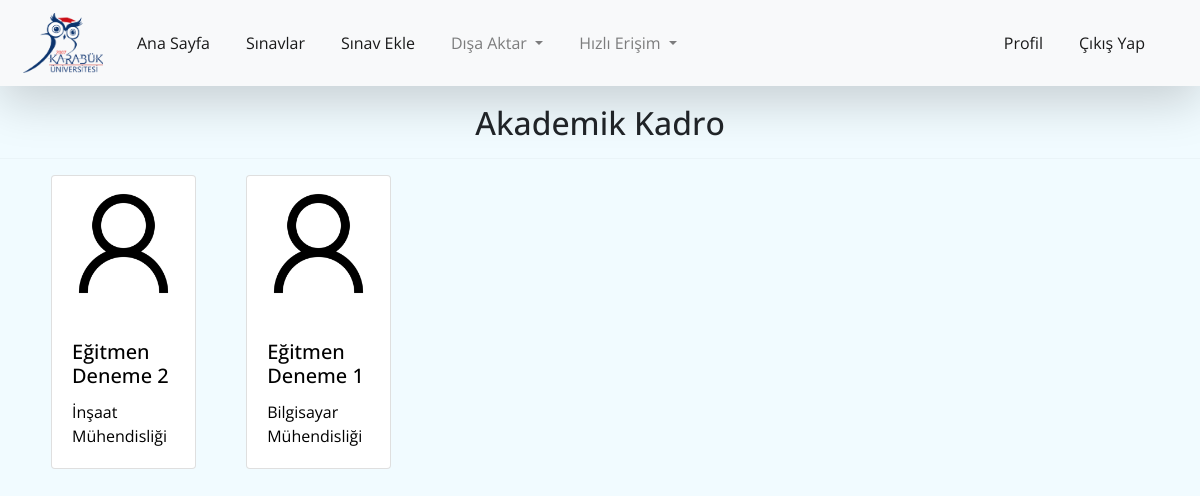
The app's page /profiles (signed in) with its own data.
### instructor/models.py (models this page shows, shortened)
class Instructor(AbstractBaseUser):
    email = models.EmailField(verbose_name="email", max_length=90, unique=True)
    first_name = models.CharField(verbose_name="first name", max_length=200)
    last_name = models.CharField(verbose_name="last name", max_length=200)
    department = models.ForeignKey("university.Department", on_delete=models.SET_NULL,
                                   null=True, default="", blank=True, verbose_name="department")
    phone = models.CharField(verbose_name="phone", max_length=20)
    date_joined = models.DateTimeField(
        verbose_name="date joined", auto_now_add=True)
    last_login = models.DateTimeField(
        verbose_name="last login", auto_now=True)
    is_instructor = models.BooleanField(default=False, blank=True, null=True)
    is_admin = models.BooleanField(default=False)
    is_active = models.BooleanField(default=True)
    is_staff = models.BooleanField(default=False)
    is_superuser = models.BooleanField(default=False)
    profile_image = models.ImageField(
        upload_to="profile_images", blank=True, null=True, default="/default_images/default_profile.png")
    objects = MyAccountManager()
    USERNAME_FIELD = 'email'
    REQUIRED_FIELDS = ['first_name', 'last_name']
    def full_name(self):
        return f'{self.first_name} {self.last_name}'
    def get_absolute_url(self):
        return reverse("profile", args=[self.id])

### university/models.py (models this page shows, shortened)
class Department(models.Model):
    department_name = models.CharField(max_length=150, unique=True)
    building = models.ForeignKey(Building,
                                 max_length=150, on_delete=models.SET_NULL, null=True, related_name="departments")
    slug = models.SlugField(max_length=100, blank=True, editable=False)
    def __str__(self):
        return self.department_name

### instructor/views.py (the view)
# urls.py: path('profiles', views.profile_list_view, name="profile_list"),
def profile_list_view(request):
    if request.user.is_authenticated:
        instructors = Instructor.objects.filter(is_instructor=True)
        return render(request, 'instructor/profile_list.html', {'instructors': instructors})

### instructor/templates/instructor/profile_list.html (shortened to what this page needs)
{% extends 'base.html' %}
{% load static %}
{% block links %}
<link rel="stylesheet" href="{% static 'instructor/profile_list.css' %}">
{% endblock links %}
{% block content %}
<div class="container">
  <h2 class="text-center mt-4 title">Akademik Kadro</h2>
</div>
<hr>
<div class="card-deck m-3">
    {% for instructor in instructors %}
    <a href="{{instructor.get_absolute_url}}" class="profile-container">
        <div class="card">
            <img class="card-img-top" src="{{instructor.profile_image.url}}" alt="Card image cap" >
            <div class="card-body">
              <h5 class="card-title">{{instructor.full_name}}</h5>
              <p class="card-text">{{instructor.department}}</p>
            </div>
          </div>
    </a>
        {% endfor %}
{% endblock  %}

### static/style/base.css (style rules this page uses)
* { font-family: "Open Sans", "Lato", sans-serif; }
.container { padding-top: 80px; }
.body { background-color: rgb(241, 251, 255); }

### instructor/static/instructor/profile_list.css (style rules this page uses)
.profile-container { margin-left: 20px; width: 15%; transition: all .7s; }
.card-deck a { text-decoration: none; color: black; }

### records on screen
Instructor: profile_image (placeholder picture), full_name "Eğitmen Deneme 2", department "İnşaat Mühendisliği"
Instructor: profile_image (placeholder picture), full_name "Eğitmen Deneme 1", department "Bilgisayar Mühendisliği"
